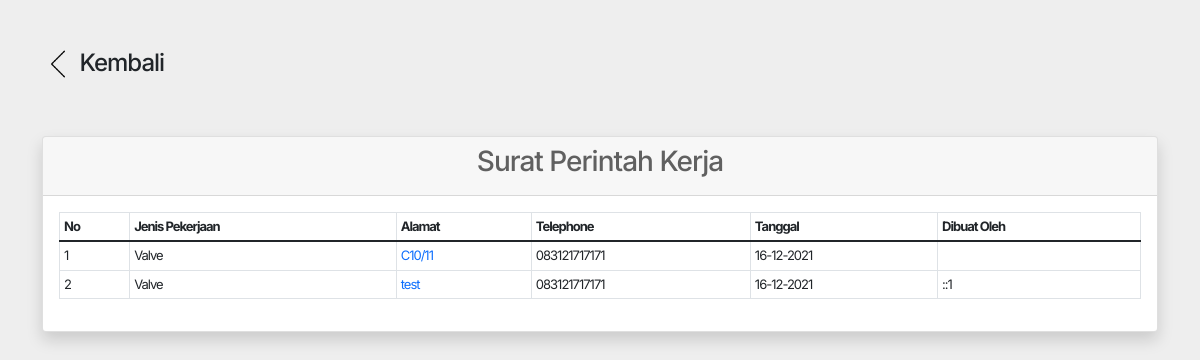
Screenshot of /spk.php?all_data with the database file from the repository.
### tables this page shows
CREATE TABLE `t_spk` (
  `id_spk` int(11) NOT NULL,
  `jenis_pekerjaan` varchar(100) NOT NULL,
  `alamat` varchar(100) NOT NULL,
  `telp` varchar(100) NOT NULL,
  `input_date` timestamp NOT NULL DEFAULT current_timestamp(),
  `input_by` varchar(100) DEFAULT NULL,
  `is_delete` varchar(1) NOT NULL DEFAULT 'N'
);

### spk.php (the view, shortened to what this page needs)
<?php include "header.php";
$all = $conn->query(" SELECT * FROM t_spk WHERE is_delete = 'N' ");
?>
<div class="container mt-5 mb-5">
	<div class="row my-5">
	<?php if(!isset($_GET['all_data'])) : ?>
		<div class="col-md-6 col-6">
			<a href="index.php">
				<h4 class="text-dark"> <img src="images/back.png" width="32px" alt=""> Kembali</h4>
			</a>
		</div>
	<?php else: ?>
		<div class="col-md-6 col-6">
			<a href="spk.php">
				<h4 class="text-dark"> <img src="images/back.png" width="32px" alt=""> Kembali</h4>
			</a>
		</div>
	<?php endif; ?>
	</div>
  <div class="row">
    <div class="col-md-12">
      <div class="card shadow">
        <div class="card-header">
					<h3 class="text-center">Surat Perintah Kerja</h3>
				</div>
				<div class="card-body">
				<?php if(!isset($_GET['all_data'])) : ?>
					<form action="" method="POST">
						<div class="row">
							<div class="col-md-7 offset-md-2">
								<p align="center">PENGOLAHAN AIR BERSIH Perum Budi Mustika - Tigaraksa <br>  Office : Perum Budi Mustika Tigaraksa Blok C01/12A Telp. 0812-9803-6503</p>
								<p align="center">Surat Perintah Kerja</p>
							</div>
							<div class="col-md-12">
								<table style="width:100%;">
									<tr>
										<th align="left" width="20%">Jenis Pekerjaan</th>
										<th width="1%">:</th>
										<th style="text-align: center;border-bottom: 1px solid black;">
											<input type="text" name="jenis_pekerjaan" class="form-control form-control-sm" required>
										</th>
									</tr>
									<tr>
										<th align="left" width="25%">Alamat</th>
										<th width="1%">:</th>
										<th style="text-align: center;border-bottom: 1px solid black;">
											<input type="text" name="alamat" class="form-control form-control-sm" required>
										</th>
									</tr>
									<tr>
										<th align="left" width="20%">No Telephone</th>
										<th width="1%">:</th>
										<th style="text-align: center;border-bottom: 1px solid black;">
										<input type="tel" name="telp" class="form-control form-control-sm">
										</th>
									</tr>
								</table>
							</div>
						</div>
						<div class="text-end mt-3">
							<button type="submit" name="submit" onclick="return confirm('Buat??')" class="btn btn-success btn-sm">Buat</button>
						</div>
					</form>
				<?php else: ?>
					<table class="table table-bordered table-hover table-striped w-100 table-sm">
						<thead>
							<tr>
								<th>No</th>
								<th>Jenis Pekerjaan</th>
								<th>Alamat</th>
								<th>Telephone</th>
								<th>Tanggal</th>
								<th>Dibuat Oleh</th>
							</tr>
						</thead>
						<thead>
							<?php $i = 1; while($row = $all->fetch_array()) : ?>
								<tr>
									<td><?= $i++ ?></td>
									<td><?= $row['jenis_pekerjaan'] ?></td>
									<td><a target="_blank" href="spk_print.php?id_spk=<?= $row['id_spk'] ?>"> <?= $row['alamat'] ?> </a></td>
									<td><?= $row['telp'] ?></td>
									<td><?= date('d-m-Y', strtotime($row['input_date'])) ?></td>
									<td><?= $row['input_by'] ?></td>
								</tr>
							<?php endwhile; ?>
						</thead>
					</table>
				<?php endif; ?>
				</div>
      </div>
    </div>
  </div>
</div>
<?php include "footer.php"; ?>

### style.css (style rules this page uses)
body { font-family: 'Inter', sans-serif; background-color: #eeeeee; letter-spacing: -1px; color: #777777; }
h1, h2, h3, h4, h5, h6, p { color: #606060; }

### header.php (style rules this page uses)
a { text-decoration: none; }

### spk.php (style rules this page uses)
.card { font-size: small; }

### rows the page displays
t_spk: jenis_pekerjaan "Valve", alamat "C10/11", telp "083121717171", input_date "16-12-2021"
t_spk: jenis_pekerjaan "Valve", alamat "test", telp "083121717171", input_date "16-12-2021", input_by "::1"
